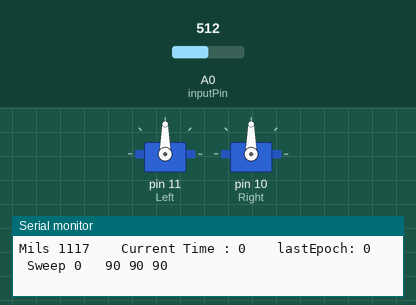
Simulated run of this sketch. Board: Arduino Uno, built with avr-gcc and run on an emulated ATmega328P. Shown: 2 × servo, the last lines printed to the serial monitor. The inputs (shaded band) are chosen by the test bench; at power-on: A0 (inputPin) = 512.

Above: at 1.2 s.
1.3 s: A0 (inputPin) set to 558
At 1.52 s:
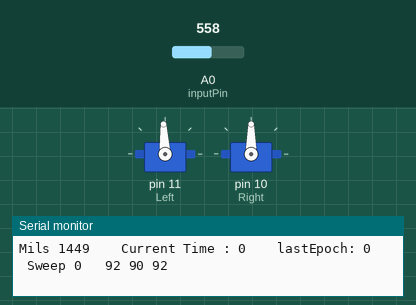
4.3 s: A0 (inputPin) set to 569
At 4.74 s:
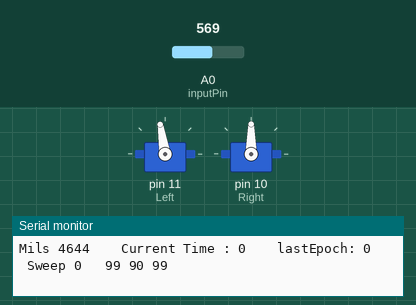
6.4 s: A0 (inputPin) set to 306
At 7.7 s:
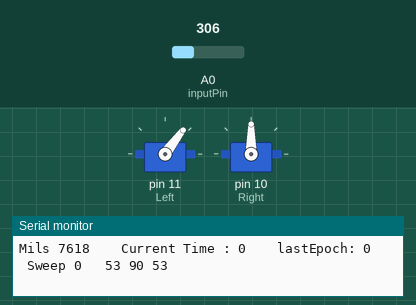
9.4 s: A0 (inputPin) set to 50
At 11.0 s:
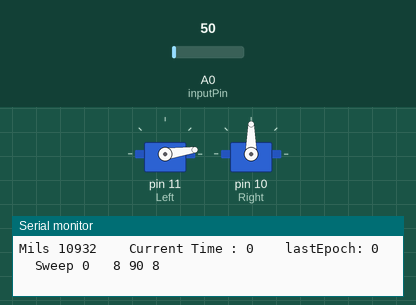
12.4 s: A0 (inputPin) set to 716
At 13.4 s:
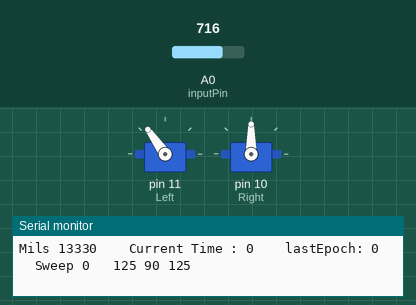
15.4 s: A0 (inputPin) set to 900
At 16.8 s:
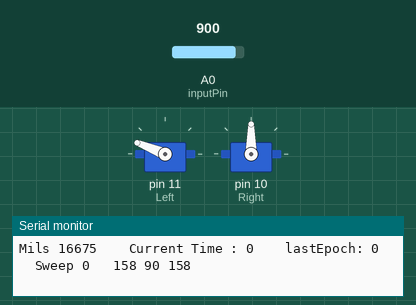
Timing chart, 0 to 18.4 s (numbered marks = the images above; inputs shaded):
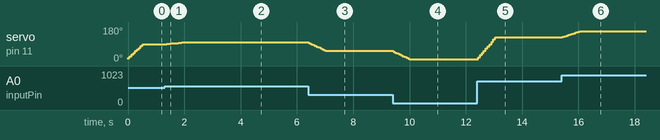

The sketch:

Example1Code.ino
```cpp
#include <Servo.h>

Servo Left;  // create servo object to control a servo
Servo Right;

const int numReadings = 10;
int readings[numReadings];      // the readings from the analog input
int readIndex = 0;              // the index of the current reading
int total = 0;                  // the running total
int average = 0;                // the average

int inputPin = A0;
int Val;

int Left_MIN_Val = 60;
int Left_MAX_Val = 160;

int Right_MIN_Val = 30;
int Right_MAX_Val = 90;

//related to sweeping but without delay/for loops

boolean sweep;
int leftVal;
int rightVal;

unsigned long SweepDuration = 10000;
unsigned long currentTime;
unsigned long lastEpoch;

void setup() {
  Serial.begin(9600);
  for (int thisReading = 0; thisReading < numReadings; thisReading++) {
    readings[thisReading] = 0;
  }

  Left.attach(11);
  Right.attach(10);

  leftVal = Left_MIN_Val;
  rightVal = Right_MAX_Val;
  unsigned long currentTime = 0;
  unsigned long lastEpoch = 0;
}

void loop() {

  //Left.write(Left_MAX_Val);
 // Right.write(Right_MIN_Val);
  total = total - readings[readIndex];
  readings[readIndex] = analogRead(inputPin);
  total = total + readings[readIndex];
  readIndex = readIndex + 1;

  if (readIndex >= numReadings) {
    readIndex = 0;
  }
  average = total / numReadings;

  Val = map(average, 0, 1023, 0, 180);

  /*
  if(sweep){
    currentTime = millis() - lastEpoch;
    leftVal = (int) (Left_MIN_Val + ((float) (Left_MAX_Val - Left_MIN_Val)/SweepDuration) * currentTime);
    rightVal = (int) (Right_MIN_Val + ((float) (Right_MAX_Val - Right_MIN_Val)/SweepDuration) * currentTime);
    if(currentTime > SweepDuration){
      lastEpoch = millis();
      sweep = false;
    }
  }else{
    currentTime = millis() - lastEpoch;
    leftVal = (int) (Left_MAX_Val - ((float) (Left_MAX_Val - Left_MIN_Val)/SweepDuration) * currentTime);
    rightVal = (int) (Right_MAX_Val - ((float) (Right_MAX_Val - Right_MIN_Val)/SweepDuration) * currentTime);

    if(currentTime > SweepDuration){
      lastEpoch = millis();
      sweep = true;
    }
  }
  */
  leftVal = Val;
  Left.write(leftVal);
  Right.write(rightVal);

  Serial.print("Mils ");
  Serial.print(millis());
  Serial.print(" \t Current Time : ");
  Serial.print(currentTime);
  Serial.print(" \t lastEpoch: ");
  Serial.print(lastEpoch);
  Serial.print("\t Sweep ");
  Serial.print(sweep);
  Serial.print(" \t");
  Serial.print(leftVal);
  Serial.print(" ");
  Serial.print(rightVal);
  Serial.print(" ");
  Serial.println(Val);
  delay(10);
}
```

Measured:
- after the input at 1.3 s, servo on pin 11 (Left): moves from 90° to 98° over 0.53 s, starting after 0.08 s
- after the input at 4.3 s, servo on pin 11 (Left): 98° → 99° after 0.28 s, → 100° 0.33 s later
- after the input at 6.4 s, servo on pin 11 (Left): moves from 100° to 53° over 0.60 s, starting at once
- after the input at 9.4 s, servo on pin 11 (Left): moves from 53° to 8° over 0.60 s, starting at once
- after the input at 12.4 s, servo on pin 11 (Left): moves from 8° to 125° over 0.61 s, starting at once
- after the input at 15.4 s, servo on pin 11 (Left): moves from 125° to 158° over 0.63 s, starting at once
